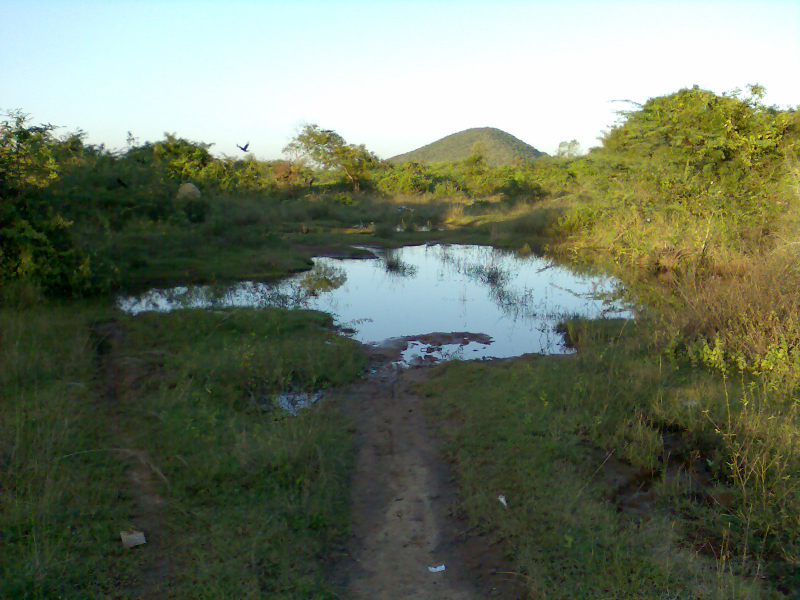
#> input picture Image296.jpg, 1600 x 1200 px, found by its file name (shown at 1/2 size)
$ python main.py
#> lines starting #> are read from the running program, lines starting #| are printed output that depends on the picture
import cv2
import numpy as np
import os

image_path = "C:/Users/alpan/PycharmProjects/impathon/Image296.JPG"

image = cv2.imread(image_path)
#> image is the input picture: shape (1200, 1600, 3); mean B, G, R 97, 117.1, 107.2

image = cv2.resize(image, (512, 512))
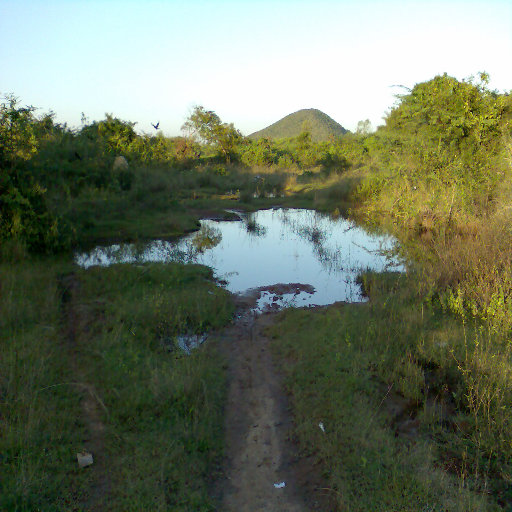
#> image: shape (512, 512, 3); mean B, G, R 96.9, 117, 107.1

x, y = 250, 300
subset = image[y:y+8, x:x+8]

green_channel = image[:, :, 1]
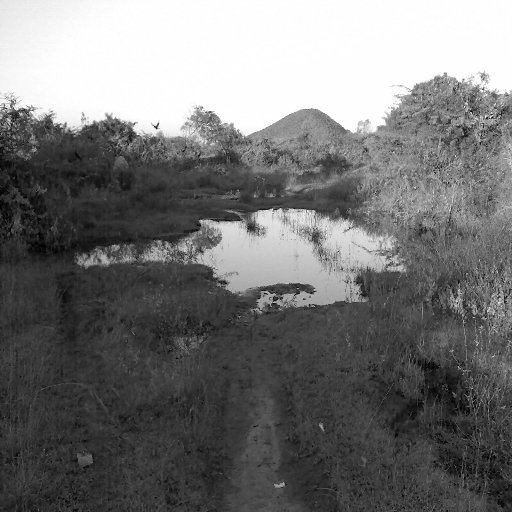
#> green_channel: shape (512, 512); min 0, max 255, mean 117

blurred = cv2.blur(image, (15, 15))
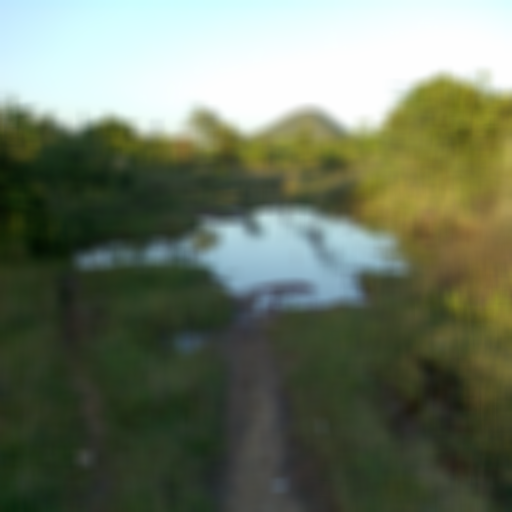
#> blurred: shape (512, 512, 3); mean B, G, R 96.9, 117, 107.1

restored = cv2.GaussianBlur(blurred, (15, 15), 0)

cv2.imwrite("1_original.png", image)
cv2.imwrite("2_subset_8x8.png", subset)
cv2.imwrite("3_green_channel.png", green_channel)
cv2.imwrite("4_blurred.png", blurred)
cv2.imwrite("5_restored.png", restored)
